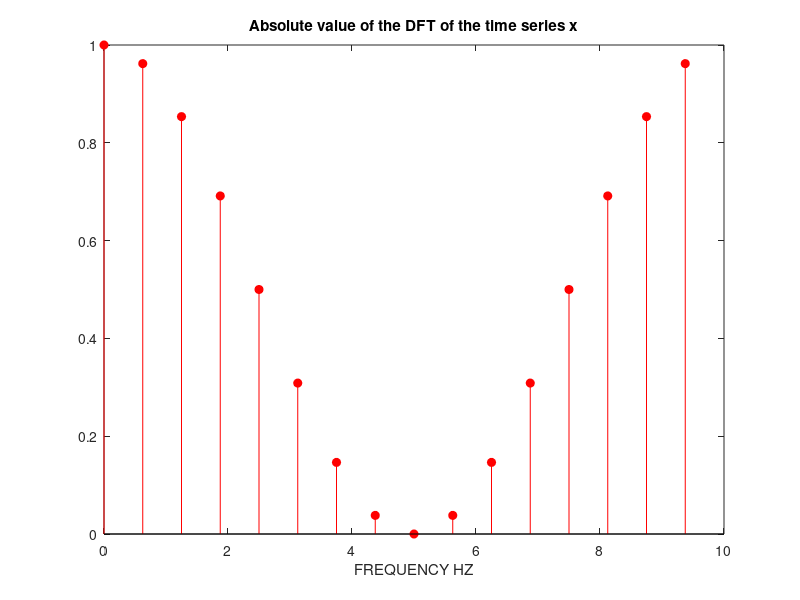
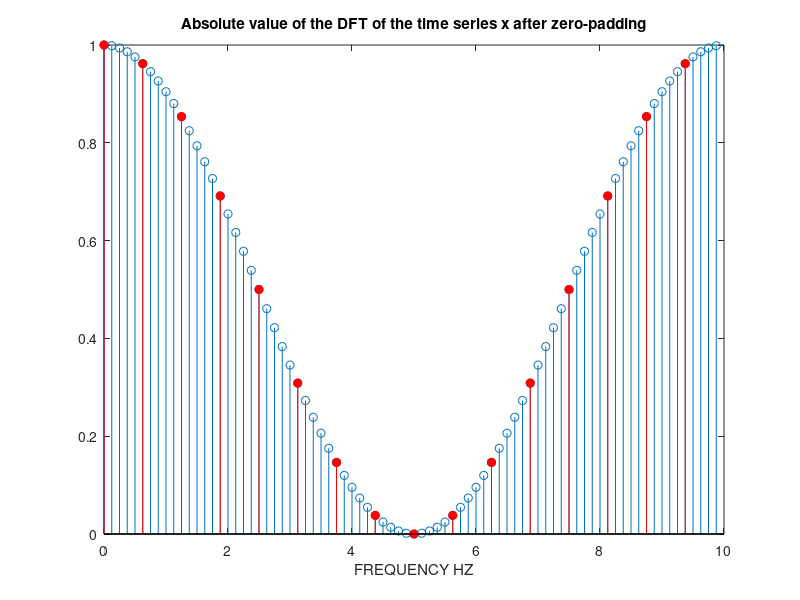

Write MATLAB code to recreate these figures, in order.
% PROGRAMMA InterpFrequenza
% Autore: Claudio Prati
% Politecnico di Milano, 11 Aprile 2014
%
% Interpolazione in frequenza con zero-padding nei tempi.

clear all
close all
clc

O=input('oversampling factor? ');
%% Segnale nel tempo
DT=.1;
N=16;
n=(0:N-1);
x=zeros(N,1);
x(1)=1/4;
x(2)=1/2;
x(3)=1/4;

% Plot del segnale
figure(1)
stem(n*DT,x,'filled');
xlabel('TIME SAMPLES')
title('time series x N=16 samples at DT=1/10 sec.')
pause

% DFT del segnale
To=N*DT;
DF=1/To;
X=fft(x);

stem(DF*n,abs(X),'r','filled')
title('Absolute value of the DFT of the time series x')
xlabel('FREQUENCY HZ')
pause

%% Zero-padding nei tempi => interpolazione in frequenza

N2=N*O;
n2=(0:N2-1);
x=zeros(N2,1);
x(1)=1/4;
x(2)=1/2;
x(3)=1/4;

% Plot del segnale nei tempi dopo lo zero-padding
figure(2)
stem(n2*DT,x,'filled');
xlabel('TIME SAMPLES')
title('time series x N=32 samples at DT=1/10 sec.')
pause

% Trasformata del segnale dopo lo zero-padding
To2=N2*DT;
DF2=1/To2;
X2=fft(x);
stem(DF2*n2,abs(X2))
title('Absolute value of the DFT of the time series x after zero-padding')
xlabel('FREQUENCY HZ')
hold on
pause
stem(DF*n,abs(X),'r','filled')
hold off


